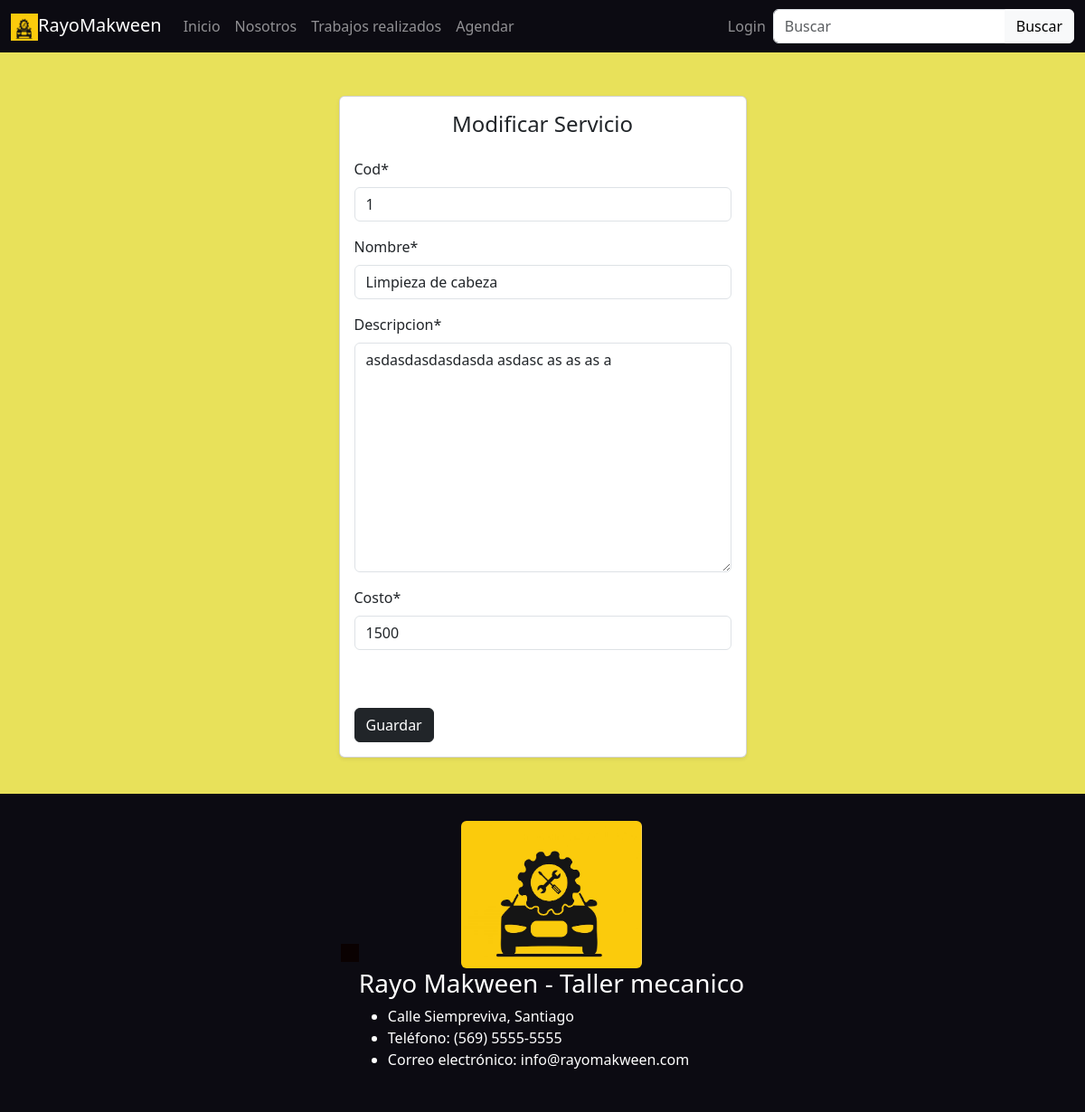
Page /editservicio/1 on the committed database.
### taller/models.py (models this page shows, shortened)
class Servicio(models.Model):
    Cod = models.CharField(max_length=10)
    Nombre = models.CharField(max_length=50)
    Descripcion = models.TextField(max_length=100)
    Costo = models.IntegerField()

### taller/views.py (the view, shortened to what this page needs)
# urls.py: path('editservicio/<id>', views.editservicio, name='editservicio'),
def editservicio(request,id):
    servicio = get_object_or_404(Servicio, id=id)
    data = {
        'form': ServicioForm(instance=servicio)
    }
    return render(request, 'taller/EditServicio.html', data)

### taller/forms.py
class ServicioForm(forms.ModelForm):
   class Meta:
        model = Servicio
        fields = '__all__'

### taller/templates/taller/EditServicio.html (shortened to what this page needs)
{% extends 'taller/Base.html' %}
{% load static %}
{% block content %}
{% load crispy_forms_tags%}
<div class="container mt-5">
    <div class="row justify-content-center">
      <div class="col-md-5">
        <div class="card shadow-sm">
          <div class="card-body">
            <h4 class="card-title text-center mb-4">Modificar Servicio</h4>
            <form action="" class="" method="post">
              {{ form | crispy }}
              <br>
              <br>
              <button type="submit" class="btn btn-dark">Guardar</button>
            </form>
          </div>
        </div>
      </div>
    </div>
  </div>
{% endblock %}

### taller/static/css/Base.css (style rules this page uses)
body { background-color: #e8e15a; }
.card { margin-bottom: 20px; }

### rows in the picture
Servicio: Cod "1", Nombre "Limpieza de cabeza", Descripcion "asdasdasdasdasda asdasc as as as a", Costo "1500"
